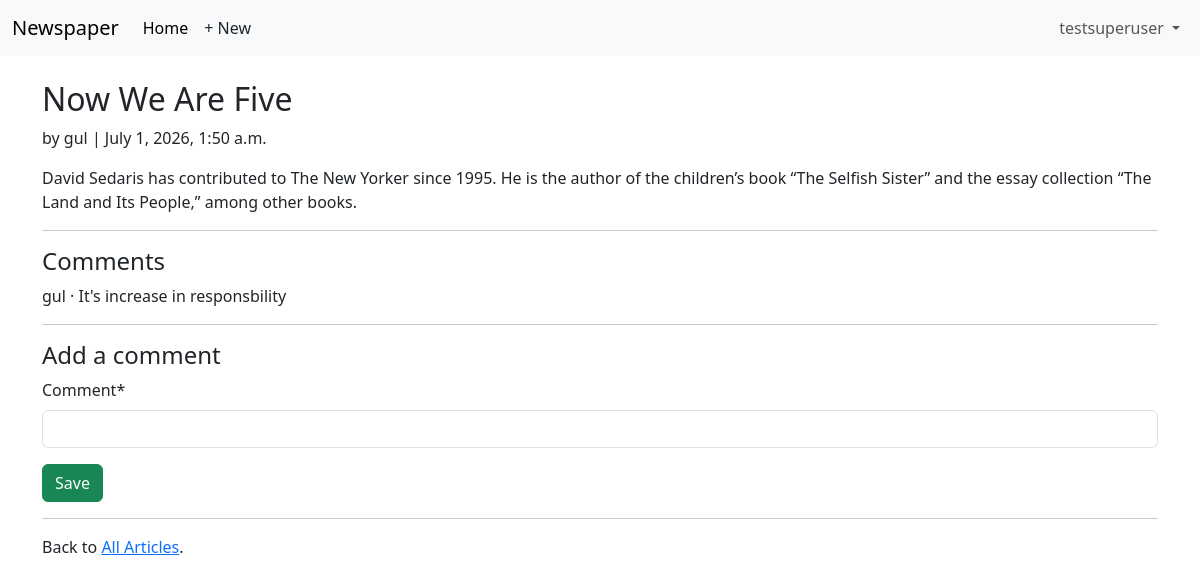
The page /articles/2/ (signed in) on the database its author committed.
### accounts/models.py (models this page shows)
class CustomUser(AbstractUser):
    age= models.PositiveIntegerField(null=True, blank=True)

### articles/models.py (models this page shows, shortened)
class Article(models.Model):
    title= models.CharField(max_length=255)
    body=models.TextField()
    date=models.DateTimeField(auto_now_add=True)
    author = models.ForeignKey(
        settings.AUTH_USER_MODEL,
        on_delete=models.CASCADE,
        )

class Comment(models.Model):
    article = models.ForeignKey(Article, on_delete=models.CASCADE)
    comment = models.CharField(max_length=140)
    author = models.ForeignKey(
        settings.AUTH_USER_MODEL,
        on_delete=models.CASCADE,
    )
    def __str__(self):
        return self.comment

### articles/views.py (the view, shortened to what this page needs)
# urls.py: path("<int:pk>/", ArticleDetailView.as_view(),
class ArticleDetailView(LoginRequiredMixin, View):
    def get(self, request, *args, **kwargs):
        view = CommentGet.as_view()
        return view(request, *args, **kwargs)

### articles/forms.py
class CommentForm(forms.ModelForm):
    class Meta:
        model= Comment
        fields= ("comment",)

### articles/views.py (called while the page is built)
    def get_context_data(self, **kwargs):
        context = super().get_context_data(**kwargs)
        context["form"] = CommentForm()
        return context

### templates/article_detail.html (shortened to what this page needs)
{% extends "base.html" %}
{% load crispy_forms_tags %}
{% block content %}
<div class="article-entry">
    <h2>{{ object.title }}</h2>
    <p>by {{ object.author }} | {{ object.date }}</p>
    <p>{{ object.body }}</p>
</div>
<hr>
<h4>Comments</h4>
{% for comment in article.comment_set.all %}
<p>{{ comment.author }} &middot; {{comment }}</p>
{% endfor %}
<hr>
<h4>Add a comment</h4>
<form action="" method="post">{% csrf_token %}
    {{ form|crispy }}
    <button class="btn btn-success ms2" type="submit">Save</button>
</form>
<hr>
<div>
    <p>Back to <a href="{% url 'article_list' %}">All Articles</a>.</p>
</div>
{% endblock content %}

### templates/base.html (shortened to what this page needs)
<!DOCTYPE html>
<html>
<head>
    <link href="https://cdn.jsdelivr.net/npm/bootstrap@5.3.3/dist/css/bootstrap.min.css" rel="stylesheet"
>
</head>
<body>
    <nav class="navbar navbar-expand-lg bg-body-tertiary">
        <div class="container-fluid">
            <a class="navbar-brand" href="{% url 'home' %}">Newspaper</a>
            <div class="collapse navbar-collapse" id="navbarSupportedContent">
                <ul class="navbar-nav me-auto mb-2 mb-lg-0">
                    <li class="nav-item">
                        <a class="nav-link active" aria-current="page" href="{% url 'home' %}">Home</a>
                    </li>
                    {% if user.is_authenticated %}
                    <li><a href="{% url 'article_new' %}" class="nav-link px-2 link-dark">+ New</a>
                    </li>
                </ul>
                <ul class="navbar-nav">
                    <li class="nav-item dropdown">
                        <a class="nav-link dropdown-toggle" href="#" role="button" data-bs-toggle="dropdown"
                            aria-expanded="false">
                            {{ user.username }}
                        </a>
                    </li>
                </ul>
                {% else %}
                </ul>
                <div class="d-flex">
                    <a href="{% url 'login' %}" class="btn btn-outline-secondary">Log in</a>
                    <a href="{% url 'signup' %}" class="btn btn-primary ms-2">Sign up</a>
                </div>
                {% endif %}
            </div>
        </div>
    </nav>
    <main class="container mt-4">
        {% block content %}
        {% endblock content %}
    </main>
</body>
</html>

### rows shown on the page
CustomUser: username "testsuperuser"
Article: title "Now We Are Five", author "gul", date "July 1, 2026, 1:50 a.m.", body "David Sedaris has contributed to The New Yorker since 1995. He is the author of the children’s book “The Selfish Sister” and the essay collection “The Land and Its People,” among other books."
Comment: author "gul", comment "It's increase in responsbility"
